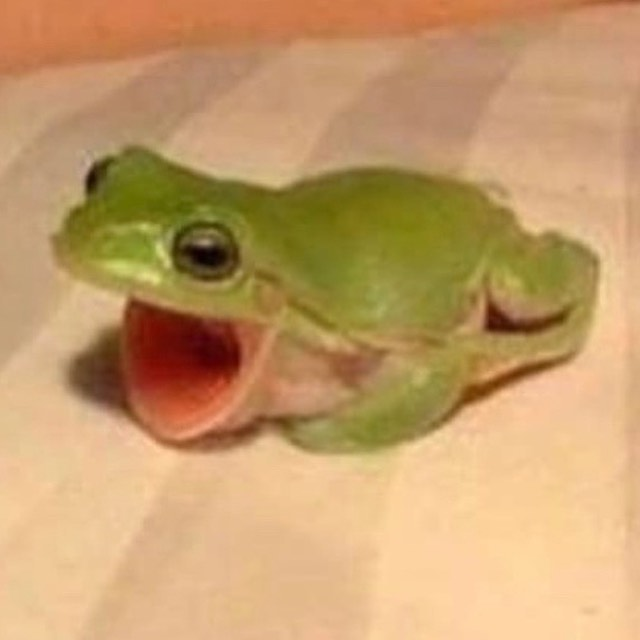
#> input picture frog4.jpg, 640 x 640 px
$ python felzenszwalb.py
#> lines starting #> are read from the running program, lines starting #| are printed output that depends on the picture

from math import sqrt, ceil
import skimage.segmentation
import matplotlib.pyplot as plt
from skimage import io

img = io.imread("frog4.jpg")
#> img is the input picture: shape (640, 640, 3); mean R, G, B 197, 156.8, 107.2

k_list = [50, 100, 200, 400, 600, 800, 1000, 1200, 1400]
# k_list = [100, 200, 300, 400]
scale = 4

n = ceil(sqrt(len(k_list)))
fig = plt.figure(figsize=(scale*n, scale*n))

for i in range(len(k_list)):
    k = k_list[i]
    mask = skimage.segmentation.felzenszwalb(img, scale=k)

    ax = fig.add_subplot(n, n, i+1)
    ax.imshow(mask, cmap='rainbow')
    ax.set_xlabel(f"k={k}")
#> this loop made 9 passes
#> pass 1, `mask = skimage.segmentation.felzenszwalb(img, scale=k)`:
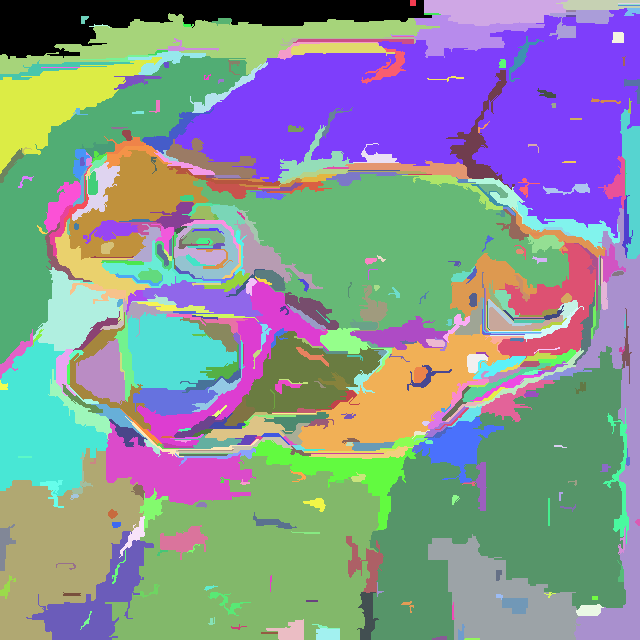
#> mask: shape (640, 640) int64; 487 distinct labels, from 0 to 486; one colour per label, 0 black
#> pass 2, `mask = skimage.segmentation.felzenszwalb(img, scale=k)`:
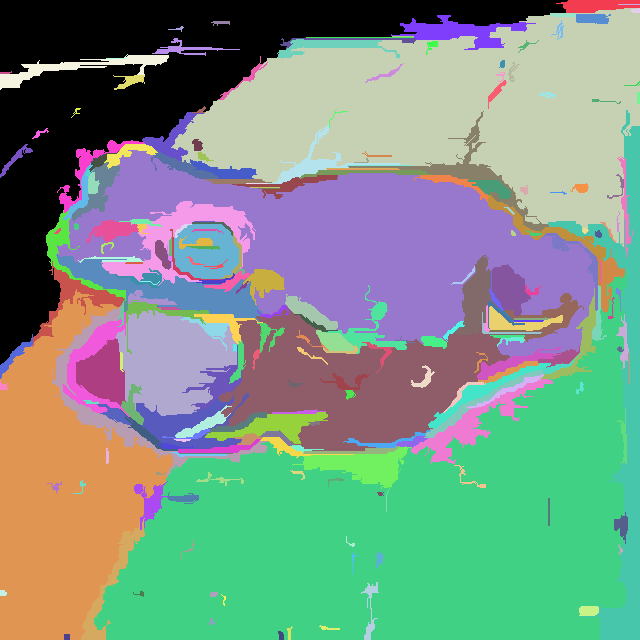
#> mask: shape (640, 640) int64; 248 distinct labels, from 0 to 247; one colour per label, 0 black
#> pass 3, `mask = skimage.segmentation.felzenszwalb(img, scale=k)`:
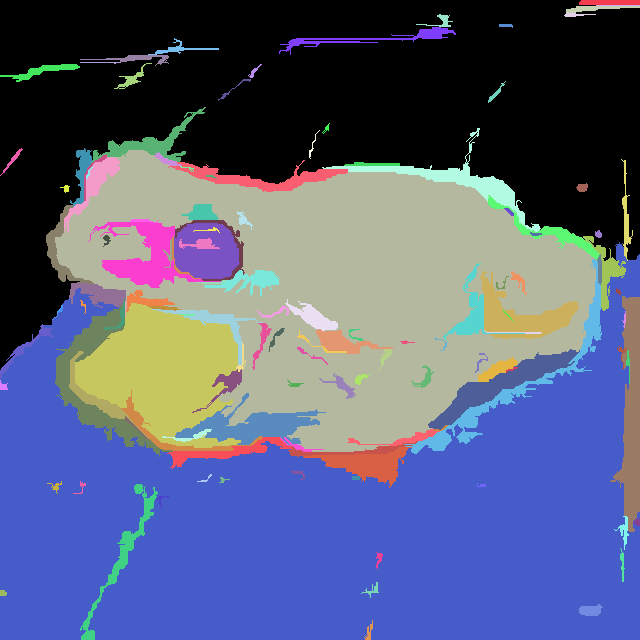
#> mask: shape (640, 640) int64; 129 distinct labels, from 0 to 128; one colour per label, 0 black

fig.suptitle("Felsenszwalb Graph Based Segmentation")
plt.tight_layout()
plt.show()
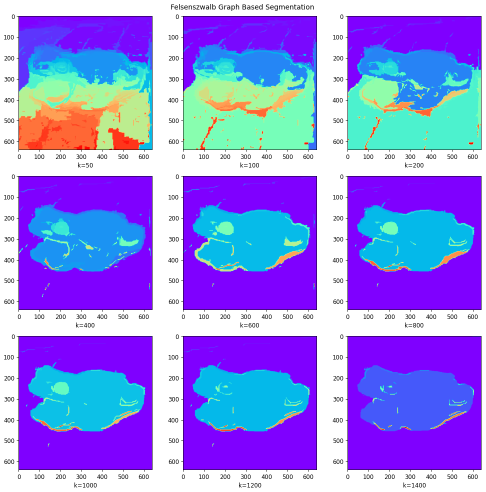
#> figure drawn by matplotlib, 9 panels
